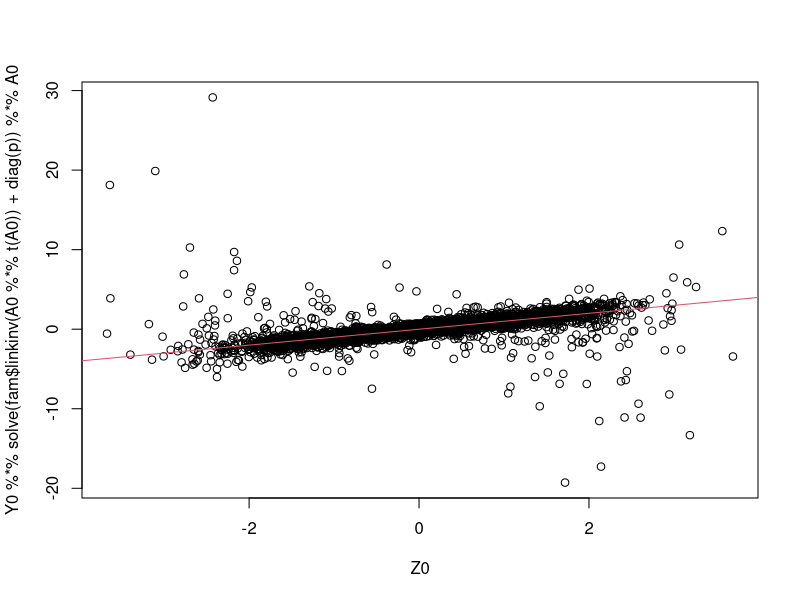
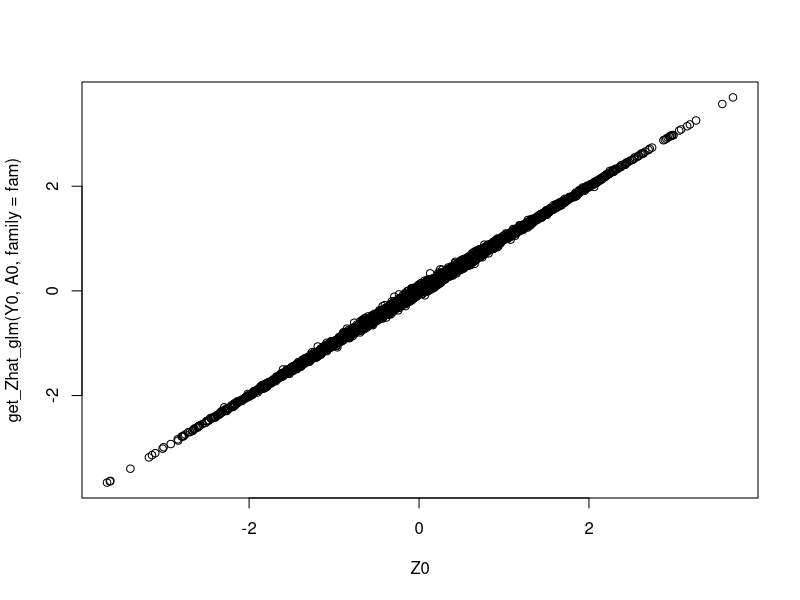
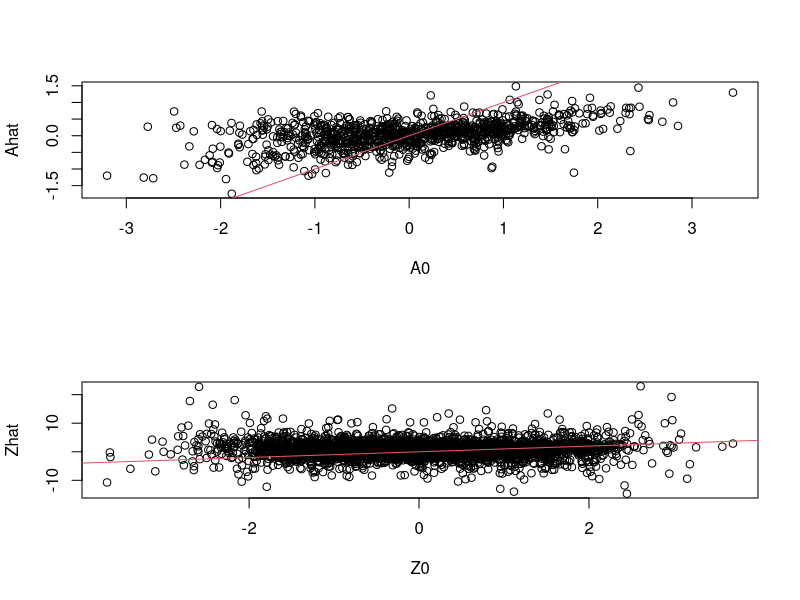
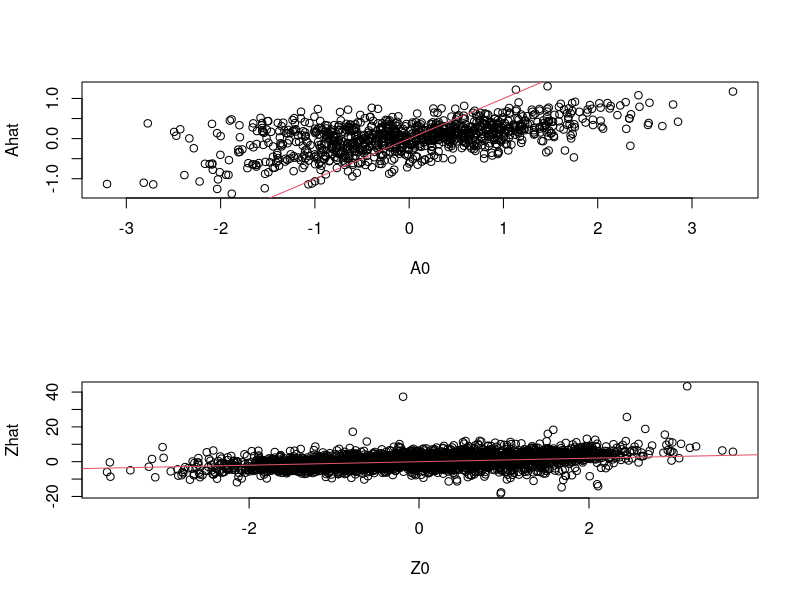
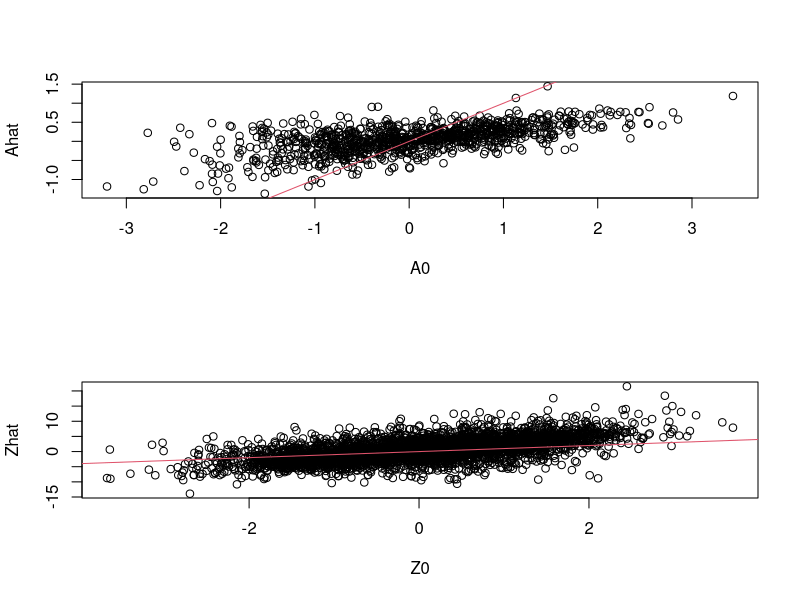
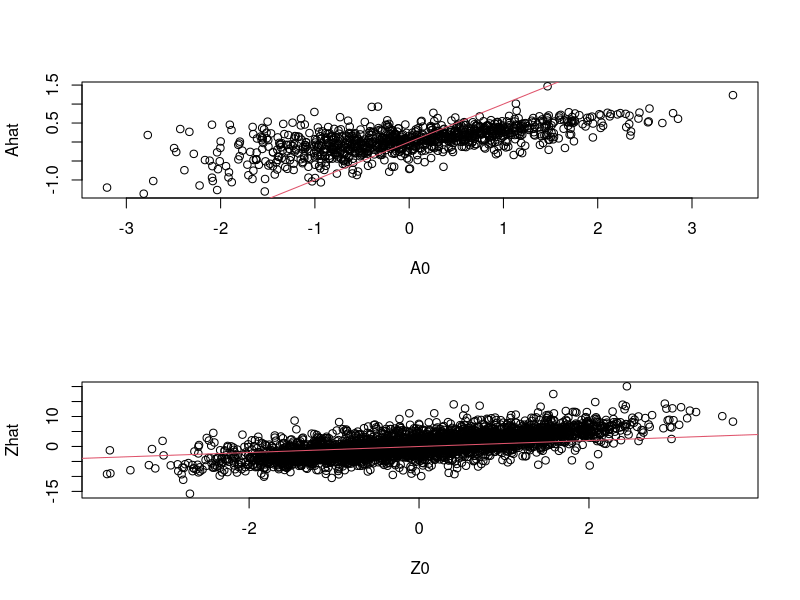
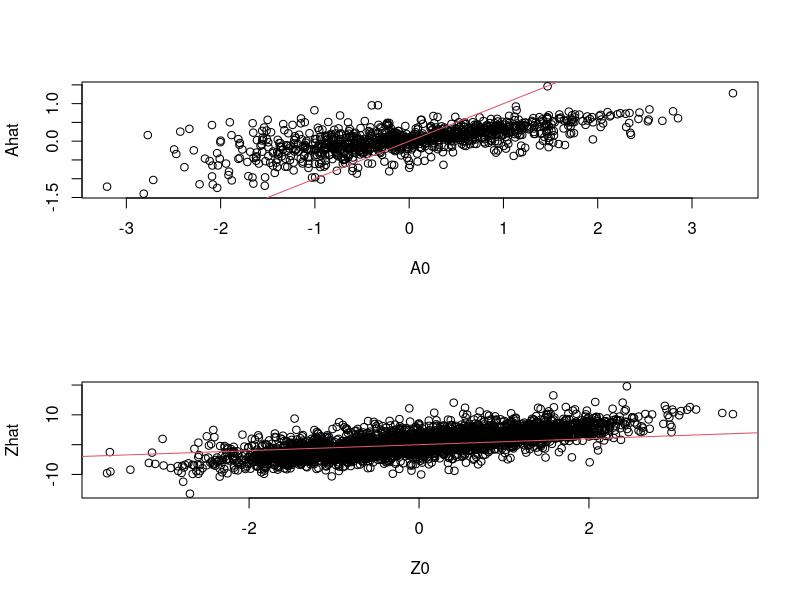
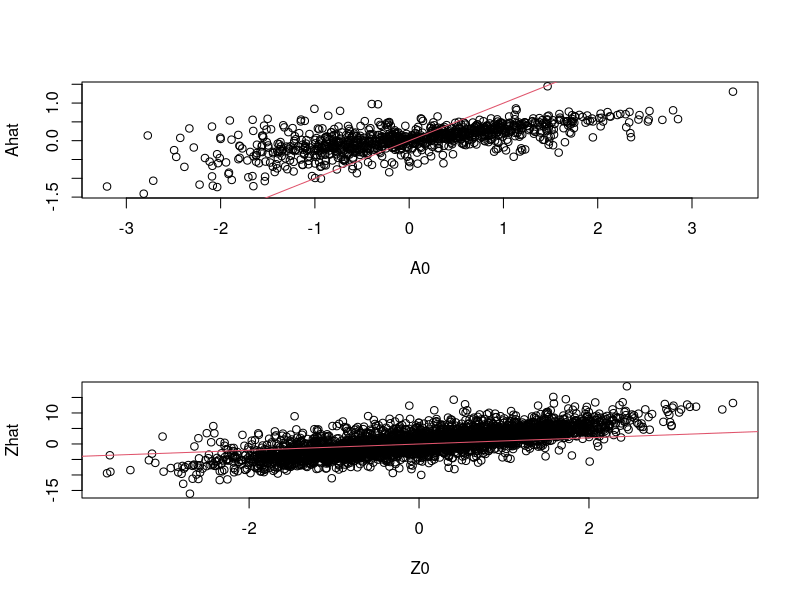

The R source for these figures, in order: (Note: this script raises an error after producing the figures.)
rexpfam <- function(n, mu, family, scale=1){
  switch(family$family,
         "poisson"=rpois(n, mu),
         "binomial"=rbinom(n,1, mu),
         "gaussian"=rnorm(n, mu, scale))
}

genY <- function(A){
  z <- matrix(rnorm(n*q), n, q)
  lp <- z %*% t(A)
  y <- apply(lp, 1:2, function(ij) rexpfam(1,fam$linkinv(ij), fam))
  list(Z=z, Y=y)
}
get_Zhat <- function(Y, A){
   Zhat <- Y %*%  (A %*% solve( t(A) %*% A))
   matrix(Zq[(order(order(Zhat)))], nrow(Y), ncol(A))
}

get_Zhat_glm <- function(Y, A, family, maxit=3){
  t(apply(Y, 1, function(Yi){
    glm(Yi~0 + A, family=family, maxit=maxit)$coef
  }))
}

get_Ahat_glm <- function(Y, Z, family, maxit=3){
  t(apply(Y, 2, function(Yi) glm(Yi~0 + Z, family=family, control=list(maxit=maxit))$coef))
}


fam <- gaussian()
fam <- binomial()
fam <- poisson()

n <- 1000
p <- 200
q <- 5
A0 <- matrix(sample(c(-2,-1,0,1,2), size=p*q, repl=T), p, q)
A0 <- matrix(rnorm(p*q), p, q)
set.seed(414123)
dat <-genY(A0)
Y0 <- dat$Y
Z0 <- dat$Z
Zq <- qnorm((1:(n*q))/(1+n*q))

Zh <- Zq[order(order(Y0 %*% solve(A0 %*% t(A0) + diag(p))%*% A0))]

plot(Z0, Y0 %*% solve(fam$linkinv(A0 %*% t(A0))+diag(p))%*%A0);abline(0,1,col=2)

plot(Z0, get_Zhat_glm(Y0, A0, family = fam))



Ahat <- matrix(rnorm(p*q), p, q)*.5

par(mfrow=c(2,1))
for(i in 1:10){
Zhat <- get_Zhat_glm(Y0, Ahat, fam, maxit=3)
Ahat <- get_Ahat_glm(Y0, Zhat, fam, maxit=3)
Ahat <- psych::Procrustes(Ahat, A0)$loadings
plot(A0, Ahat);abline(0,1,col=2)
plot(Z0, Zhat);abline(0,1,col=2)
}
par(mfrow=c(1,1))


get_Z2 <- function(Y, A)log(Y+1) %*% A/norm(A)
get_A2 <- function(Y, Z, family){
  t(log(Y+1)) %*% Z /norm(Z)
}

mu <- fam$linkinv(Z0 %*% t(A0))

# Q <- solve(t(mu) %*% mu) %*% t(mu) %*% Z0
# plot(Z0, Y0 %*% Q)

Zhat <- scale(Y0, scale=F) %*% solve(exp(A0) %*% t(exp(A0)) + diag(p)) %*% exp(A0)
Zhat <- scale(Y0, scale=F) %*% solve(exp(A0 %*% t(A0)) + diag(p)) %*% A0
plot(Z0, Zhat)




A <- matrix(rnorm(p*q), p, q)*.1

A <- get_A2(Y0, get_Z2(Y0,A), family=family)
A <- psych::Procrustes(A, A0)$loadings
plot(A0, A); abline(0,1,col=2)


onestep <- function(A){
  # from observed sample
  Z.obs <- get_Zhat(Y0, A)
  A.obs <- get_Ahat(Y0, Z.obs, family = fam)
  # from generated sample
  Y.gen <- genY(A)$Y
  Z.gen <- get_Zhat(Y.gen, A)
  A.gen <- get_Ahat(Y.gen, Z.gen, family=fam)

  A.obs - A.gen
}

A <- matrix(rnorm(p*q), p, q)

Z <- get_Zhat(Y0, A)
A <- get_Ahat(Y0, Z, family)

A <- psych::Procrustes(A, A0)$loadings
plot(A0, A); abline(0,1,col=2)


for(i in 1:10){
  set.seed(123)
  A <- A + .5* onestep(A)
  A <- psych::Procrustes(A, A0)$loadings
  plot(A, A0)
}
plot(A, A0); abline(0,1,col=2)
